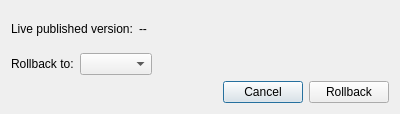
<?xml version="1.0" encoding="UTF-8"?>
<ui version="4.0">
 <class>Dialog</class>
 <widget class="QDialog" name="Dialog">
  <property name="geometry">
   <rect>
    <x>0</x>
    <y>0</y>
    <width>400</width>
    <height>114</height>
   </rect>
  </property>
  <property name="windowTitle">
   <string>Dialog</string>
  </property>
  <layout class="QVBoxLayout" name="verticalLayout">
   <item>
    <layout class="QHBoxLayout" name="horizontalLayout_4">
     <item>
      <widget class="QLabel" name="label_2">
       <property name="text">
        <string>Live published version:</string>
       </property>
      </widget>
     </item>
     <item>
      <widget class="QLabel" name="LBL_pubVersion">
       <property name="text">
        <string>--</string>
       </property>
      </widget>
     </item>
     <item>
      <spacer name="horizontalSpacer_2">
       <property name="orientation">
        <enum>Qt::Horizontal</enum>
       </property>
       <property name="sizeHint" stdset="0">
        <size>
         <width>40</width>
         <height>20</height>
        </size>
       </property>
      </spacer>
     </item>
    </layout>
   </item>
   <item>
    <layout class="QHBoxLayout" name="horizontalLayout_5">
     <item>
      <widget class="QLabel" name="label">
       <property name="text">
        <string>Rollback to:</string>
       </property>
      </widget>
     </item>
     <item>
      <widget class="QComboBox" name="CMB_rollback"/>
     </item>
     <item>
      <spacer name="horizontalSpacer_3">
       <property name="orientation">
        <enum>Qt::Horizontal</enum>
       </property>
       <property name="sizeHint" stdset="0">
        <size>
         <width>40</width>
         <height>20</height>
        </size>
       </property>
      </spacer>
     </item>
    </layout>
   </item>
   <item>
    <layout class="QHBoxLayout" name="horizontalLayout">
     <item>
      <spacer name="horizontalSpacer">
       <property name="orientation">
        <enum>Qt::Horizontal</enum>
       </property>
       <property name="sizeHint" stdset="0">
        <size>
         <width>40</width>
         <height>20</height>
        </size>
       </property>
      </spacer>
     </item>
     <item>
      <widget class="QPushButton" name="BTN_cancel">
       <property name="text">
        <string>Cancel</string>
       </property>
      </widget>
     </item>
     <item>
      <widget class="QPushButton" name="BTN_rollback">
       <property name="text">
        <string>Rollback</string>
       </property>
      </widget>
     </item>
    </layout>
   </item>
  </layout>
 </widget>
 <resources/>
 <connections/>
</ui>
